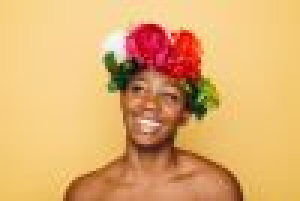
#> input picture NMF/classical/data/small.jpg, 100 x 67 px (shown 3 times larger)
$ python nmf.py
#> lines starting #> are read from the running program, lines starting #| are printed output that depends on the picture
import numpy as np
from matplotlib import pyplot as plt

img = plt.imread('./data/small.jpg')
#> img is the input picture: shape (67, 100, 3); mean R, G, B 224.4, 174.5, 110.9
V = img[:, :, 1]
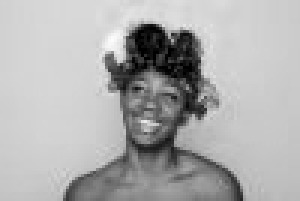
#> V: shape (67, 100) (shown 3 times larger); min 0, max 252, mean 174.5


def euclidean(M):
    return np.sum(M**2)

def divergence(A, B):
    pass

class NMF:
    def __init__(self, V, r):
        self.V = V
        self.r = r

        # INITIALIZATION
        np.random.seed(50)
        n, m = V.shape
        self.W = 0.5 + 0.5*np.random.random((n, r))
        self.H = 0.5 + 0.5*np.random.random((r, m))

    def update_H(self):
        H = self.H
        W = self.W
        V = self.V
        H = H*(np.matmul(W.T, V)/np.matmul(W.T, np.matmul(W, H)))
        self.H = H

    def update_W(self):
        H = self.H
        W = self.W
        V = self.V
        W = W*(np.matmul(V, H.T))/np.matmul(W, np.matmul(H, H.T))
        self.W = W

    def residual(self):
        return euclidean(self.V - np.matmul(self.W, self.H))

    def solve(self, rtol=1e-4):
        self.update_W()
        self.update_H()

        resid = self.residual()
        rerr = 1
        residuals = [resid]

        while rerr>=rtol:
        # for i in range(250):
            self.update_W()
            self.update_H()

            new_resid = self.residual()
            rerr = (resid - new_resid)/residuals[0]
            resid = new_resid
            residuals.append(new_resid)

        return self.W, self.H, residuals

distance_fig, distance_ax = plt.subplots()

sample_rank_images = [0, 0, 0]

for r in range(5, 21):
    print(r)
    nmf = NMF(V, r)
    W, H, distance = nmf.solve()

    distance_ax.plot(distance, label='r = %d' % r)

    if r==5:
        sample_rank_images[0] = np.matmul(W, H)

    elif r==15:
        sample_rank_images[1] = np.matmul(W, H)

    elif r==20:
        sample_rank_images[2] = np.matmul(W, H)
#> this loop made 16 passes
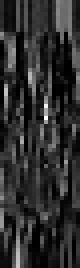
#> W: shape (67, 20) float64 (shown 4 times larger); min 5.14e-08, max 63.06, mean 11.5; drawn with min black and max white
#> after the loop, sample_rank_images = 3 items

distance_ax.legend()
distance_ax.set_xlabel('Iterations')
distance_ax.set_ylabel('Least squares error')
plt.tight_layout()
distance_fig.savefig('nmf_errors.png', dpi=600)
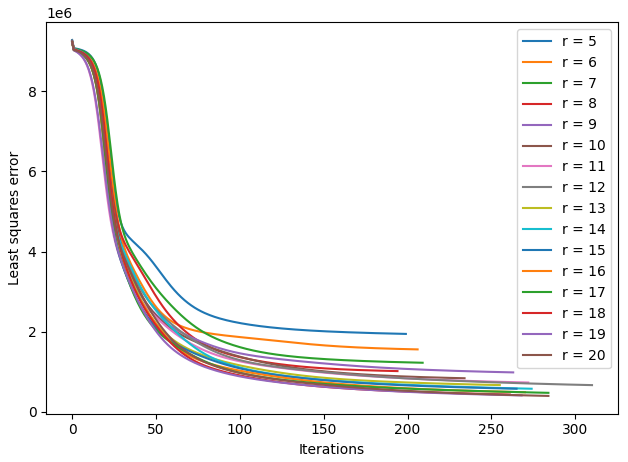
#> figure drawn by matplotlib, 1 panel; curve peaks at x = 0, y = 9282794.3; curve peaks at x = 0, y = 9245074.9; curve peaks at x = 0, y = 9252597

# print(sample_rank_images[2].shape)
fig, axs = plt.subplots(ncols=2, nrows=2, figsize=(8, 8))
axs = axs.flatten()
rvals = [5, 15, 20]
for k in range(3):
    axs[k].imshow(sample_rank_images[k], cmap='gray')
    axs[k].set_title('r = %d' % rvals[k])

axs[-1].imshow(V, cmap='gray')
axs[-1].set_title('Original')
plt.tight_layout()

fig.savefig('nmf_images.png', dpi=600)
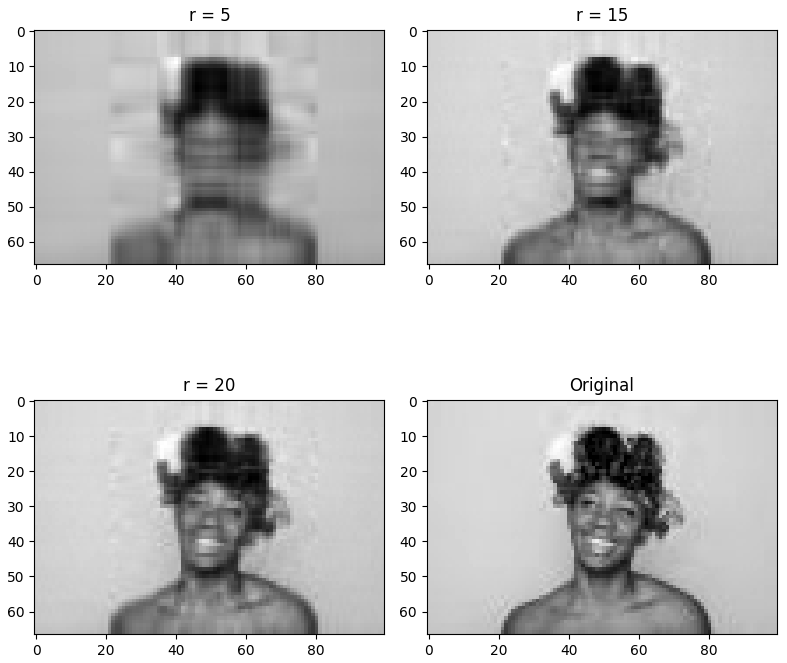
#> figure drawn by matplotlib, 4 panels
plt.show()
